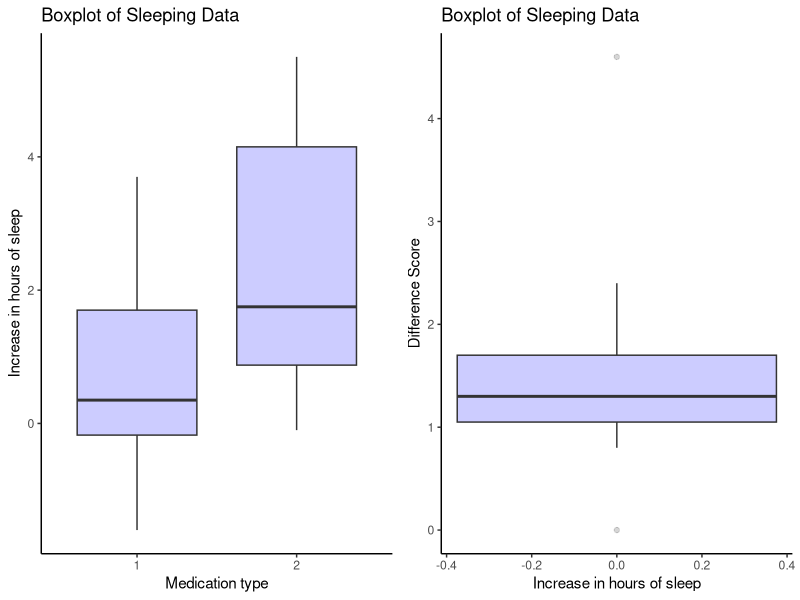
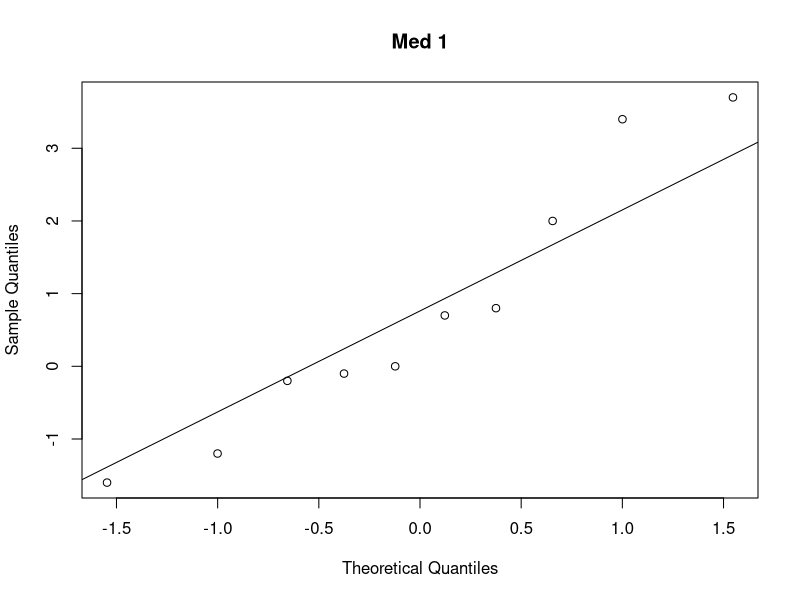
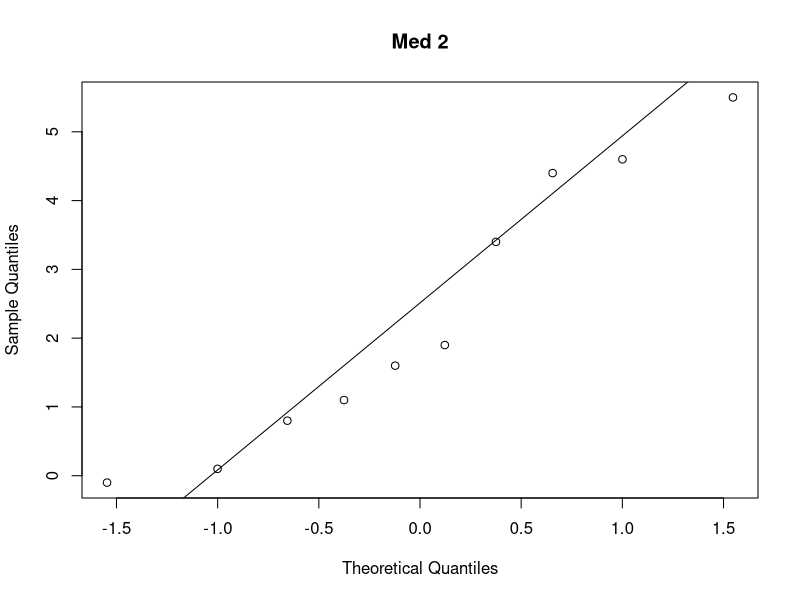
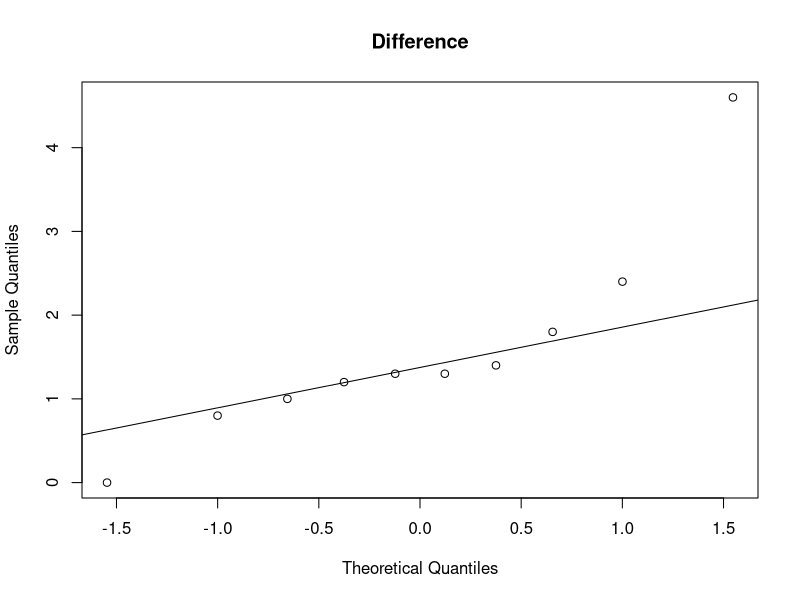

Recreate these plots in R, in order. (Note: this script raises an error after producing the figures.)
## ---- chunk 1
knitr::opts_chunk$set(echo = TRUE, warning = FALSE, message = FALSE,
                      fig.height = 4)
## ---- chunk 2
library(dplyr)      # for general wrangling and pipe
library(ggplot2)    # for plotting
library(gridExtra)  # for arranging ggplot
library(kableExtra) # for table formatting
## ---- chunk 3
# Load data (comes by default in R {datasets})
data("sleep")
head(sleep, n = 12)
## ---- chunk 4
# Subset data and create 2 vectors for 2 groups
med1 <- sleep$extra[sleep$group == 1]
med2 <- sleep$extra[sleep$group == 2]

# Construct difference scores
extra_diff <- med2 - med1
extra_diff
## ---- chunk 5
# Boxplot of DV by pill type
plot_group <- ggplot(data = sleep, aes(x = group, y = extra)) +
  geom_boxplot(fill = "blue", alpha = 0.2) +
  labs(
    title = "Boxplot of Sleeping Data",
    x = "Medication type",
    y = "Increase in hours of sleep"
  ) +
  theme_classic()

# Boxplot of difference scores
plot_diff <- ggplot(, aes(x = extra_diff)) +
  geom_boxplot(fill = "blue", alpha = 0.2) +
  coord_flip() +
  labs(
    title = "Boxplot of Sleeping Data",
    x = "Difference Score",
    y = "Increase in hours of sleep"
  ) +
  theme_classic()

# organize 2 plots next to each other
grid.arrange(plot_group, plot_diff, ncol = 2)

# Q-Q plots
qqnorm(med1, main = "Med 1"); qqline(med1)
qqnorm(med2, main = "Med 2"); qqline(med2)
qqnorm(extra_diff, main = "Difference"); qqline(extra_diff)

# Skew and kurtosis 
cbind(
  
  e1071::skewness(med1, type = 2),
  e1071::kurtosis(med1, type = 1),
  e1071::skewness(med2, type = 2),
  e1071::kurtosis(med2, type = 1),
  e1071::skewness(extra_diff, type = 2),
  e1071::kurtosis(extra_diff, type = 1)
  
) %>%
  kable(format = "latex", booktabs = T,
        col.names = rep(c("Skew", "Kurtosis"), 3),
        caption = "Skew and kurtosis for raw data and difference scores") %>%
  kable_styling(latex_options = "hold_position") %>%
  add_header_above(c("Medication 1" = 2, "Medication 2" = 2, "Difference Scores" = 2))
## ---- chunk 6
# Run t test
# Remember that our data is long, so can use the tilde sign
#   general syntax: outcome variable ~ grouping variable
t.test(extra ~ group, data = sleep, paired = TRUE)

# Alternative way with 2 separate vectors of data
#   remember, the data are paired, so the order matters!
t.test(med1, med2, paired = TRUE)
## ---- chunk 7
# Plot of three distributions with grand mean
x = seq(-4, 4, length.out = 1000)
sigma2 = 1
mu1 = 0; mu2 = -1; mu3 = 2

ggplot() +
  # add density lines for each distribution
  geom_line(aes(x = x, y = dnorm(x, mu1, sigma2)), 
            col = "blue", lwd = 1.2) +
  geom_line(aes(x = x, y = dnorm(x, mu2, sigma2)), 
            col = "orange", lwd = 1.2) +
  geom_line(aes(x = x, y = dnorm(x, mu3, sigma2)), 
            col = "maroon", lwd = 1.2) +
  # add overall grand mean
  geom_vline(xintercept = 1, lty = "dashed") +
  labs(
    title = "Plots of three distributions",
    subtitle = "dashed line = grand means across all groups",
    y = "density"
  ) +
  theme_classic()
## ---- chunk 8
# Plot of three distributions with group means
ggplot() +
  # add density lines for each distribution
  geom_line(aes(x = x, y = dnorm(x, mu1, sigma2)), 
            col = "blue", lwd = 1.2) +
  geom_line(aes(x = x, y = dnorm(x, mu2, sigma2)), 
            col = "orange", lwd = 1.2) +
  geom_line(aes(x = x, y = dnorm(x, mu3, sigma2)), 
            col = "maroon", lwd = 1.2) +
  # add 3 group mean lines
  geom_vline(xintercept = c(mu1, mu2, mu3), lty = "dashed") +
  labs(
    title = "Plots of three distributions",
    subtitle = "dashed lines = means for each of 3 groups",
    y = "density"
  ) +
  theme_classic()
## ---- chunk 9
# plot of three distributions with small SSB
mu1_small = 1; mu2_small = 1.25; mu3_small = 0.75
ggplot() +
  # add density lines for each distribution
  geom_line(aes(x = x, y = dnorm(x, mu1_small, sigma2)), 
            col = "blue", lwd = 1.2) +
  geom_line(aes(x = x, y = dnorm(x, mu2_small, sigma2)), 
            col = "orange", lwd = 1.2) +
  geom_line(aes(x = x, y = dnorm(x, mu3_small, sigma2)), 
            col = "maroon", lwd = 1.2) +
  # add 3 group mean lines
  geom_vline(xintercept = c(mu1_small, mu2_small, mu3_small), lty = "dashed") +
  labs(
    title = "Plots of three distributions",
    subtitle = "dashed lines = means for each of 3 groups",
    y = "density"
  ) +
  theme_classic()
## ---- chunk 10
# Load data
data("PlantGrowth")

# Data summary
summary(PlantGrowth)

# Box plot
ggplot(data = PlantGrowth,
       aes(x = group,
           y = weight)) +
  geom_boxplot(fill = "maroon", alpha = 0.2) +
  labs(
    title = "Box Plot of Plant Weight by Treatment Type",
    y = "Plant Weight",
    x = "Treatment Type"
  ) +
  theme_classic()
## ---- chunk 11
# Fit model and store it in an object
plantmod <- aov(weight ~ group, data = PlantGrowth)

# ANOVA table
summary(plantmod)
## ---- chunk 12
# p-value
1 - pf(4.846, 2, 27)

# Alternative way
pf(4.846, 2, 27, lower.tail = FALSE)
## ---- chunk 13
# f critical value
qf(p = 0.05, df1 = 2, df2 = 27, lower.tail = FALSE)
## ---- chunk 14
# Run ANOVA with lm and store in an object
plantmodlm <- lm(weight ~ group, data = PlantGrowth)

# Model summary
summary(plantmodlm)

# ANOVA table
anova(plantmodlm)
